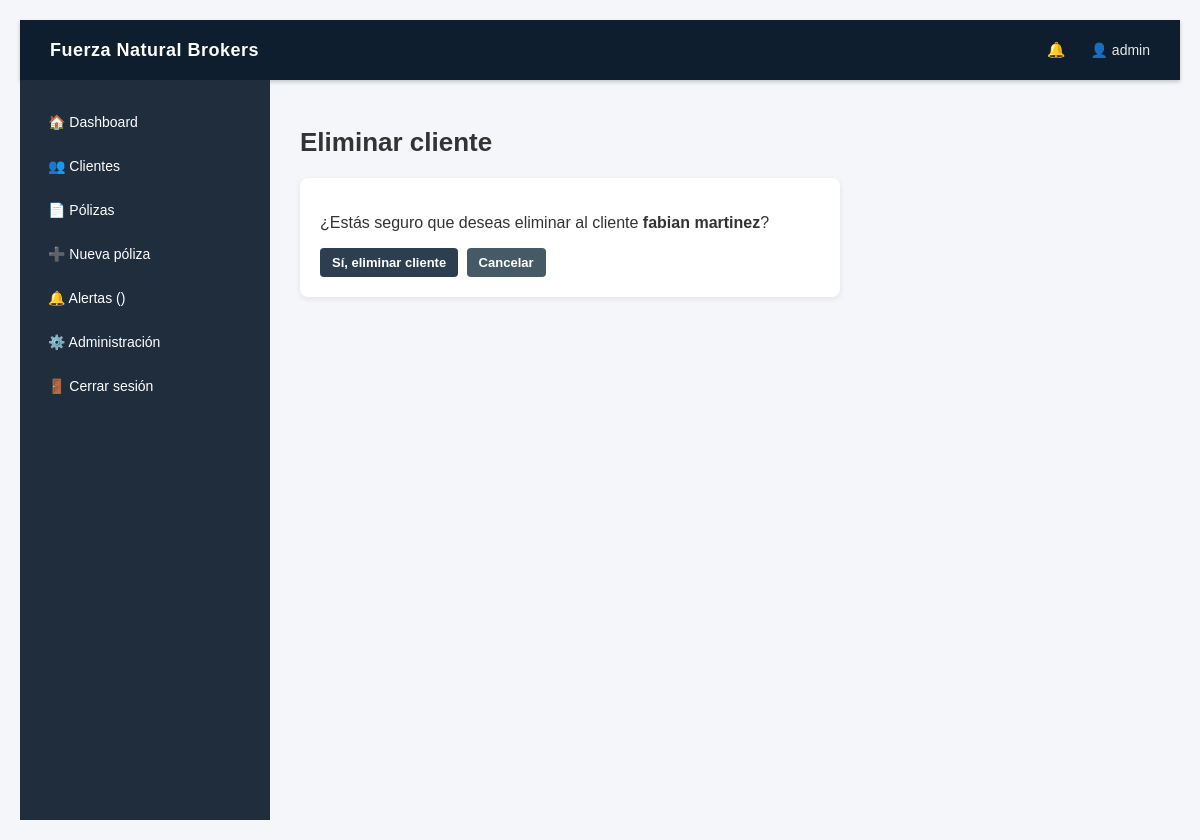
The app's page /clientes/eliminar/1/ (signed in) with its own data.
### accounts/models.py (models this page shows, shortened)
class User(AbstractUser):
    is_producer = models.BooleanField(default=False)

### clients/models.py (models this page shows, shortened)
class Client(models.Model):
    first_name = models.CharField(max_length=100, db_index=True)
    last_name = models.CharField(max_length=100, db_index=True)
    dni = models.CharField(
        max_length=20,
        unique=True,
        blank=True,
        null=True,
        db_index=True,
    )
    phone = models.CharField(max_length=20)
    email = models.EmailField(
        blank=True,
        null=True,
    )
    producer = models.ForeignKey(
        User,
        on_delete=models.CASCADE,
        limit_choices_to={"is_producer": True},
    )
    created_at = models.DateTimeField(auto_now_add=True)
    class Meta:
        ordering = ["last_name", "first_name"]
        indexes = [
            models.Index(fields=["last_name"]),
            models.Index(fields=["dni"]),
        ]

### clients/views.py (the view)
# urls.py: path("eliminar/<int:id>/", views.eliminar_cliente, name="eliminar_cliente"),
@login_required
def eliminar_cliente(request, id):
    cliente = get_object_or_404(Client, id=id)
    if request.method == "POST":
        cliente.delete()
        return redirect("clients:clientes")
    return render(
        request,
        "clientes/eliminar_cliente.html",
        {
            "cliente": cliente,
        },
    )

### templates/clientes/eliminar_cliente.html (shortened to what this page needs)
{% extends "base.html" %}
{% block content %}
<h1 class="title">Eliminar cliente</h1>
<div class="card" style="max-width:500px;">
<p>
¿Estás seguro que deseas eliminar al cliente
<strong>{{ cliente.first_name }} {{ cliente.last_name }}</strong>?
</p>
<form method="post">
<button type="submit" class="btn btn-primary">
Sí, eliminar cliente
</button>
<a href="{% url 'clients:clientes' %}" class="btn btn-pdf">
Cancelar
</a>
</form>
</div>
{% endblock %}

### templates/base.html (shortened to what this page needs)
{% load static %}
<!DOCTYPE html>
<html lang="es">
<head>
<link rel="stylesheet" href="{% static 'images/css/crm.css' %}">
</head>
<body>
<div class="topbar">
<div class="logo">
Fuerza Natural Brokers
</div>
<div class="topbar-right">
<div class="alert-bell">
🔔
</div>
<div class="user-info">
👤 {{ request.user.username }}
</div>
</div>
</div>
<div class="layout">
<div class="sidebar">
<a href="/">🏠 Dashboard</a>
<a href="/clientes/">👥 Clientes</a>
<a href="/polizas/">📄 Pólizas</a>
<a href="/polizas/nueva/">➕ Nueva póliza</a>
<a href="/alertas/">
🔔 Alertas
<span class="
">
({{ alert_count }})
</span>
</a>
<a href="/admin/">⚙️ Administración</a>
<a href="/accounts/logout/">🚪 Cerrar sesión</a>
</div>
<div class="content">
{% block content %}
{% endblock %}
</div>
</div>
</body>
</html>

### static/images/css/crm.css (style rules this page uses)
body { font-family: Arial, Helvetica, sans-serif; background: #f4f6f8; margin: 0; padding: 20px; color: #333; }
h1 { font-size: 26px; margin-bottom: 20px; font-weight: 600; }
.card { background: white; padding: 20px; margin-bottom: 20px; border-radius: 8px; box-shadow: 0 2px 6px rgba(0,0,0,0.08); }
.btn { display: inline-block; padding: 7px 12px; font-size: 13px; text-decoration: none; border-radius: 4px; font-weight: bold; margin-right: 4px; border: none; cursor: pointer; }
.btn-primary { background: #2c3e50; color: white; }
.btn-pdf { background: #455a64; color: white; }

### templates/base.html (style rules this page uses)
body { margin:0; font-family:Arial, Helvetica, sans-serif; background:#f4f6f9; }
.topbar { height:60px; background:#0f1e2e; color:white; display:flex; align-items:center; justify-content:space-between; padding:0 30px; box-shadow:0 2px 4px rgba(0,0,0,0.2); }
.logo { font-weight:bold; font-size:18px; letter-spacing:0.5px; }
.topbar-right { display:flex; align-items:center; gap:20px; }
.alert-bell { position:relative; cursor:pointer; font-size:15px; }
.layout { display:flex; min-height:calc(100vh - 60px); }
.sidebar { width:250px; background:#1f2d3d; padding-top:20px; }
.sidebar a { display:block; color:white; padding:14px 25px; text-decoration:none; font-size:14px; transition:0.2s; border-left:3px solid transparent; }
.content { flex:1; padding:30px; }
.user-info { font-size:14px; opacity:0.9; }

### records on screen
User: user.username "admin"
Client: first_name "fabian", last_name "martinez"
